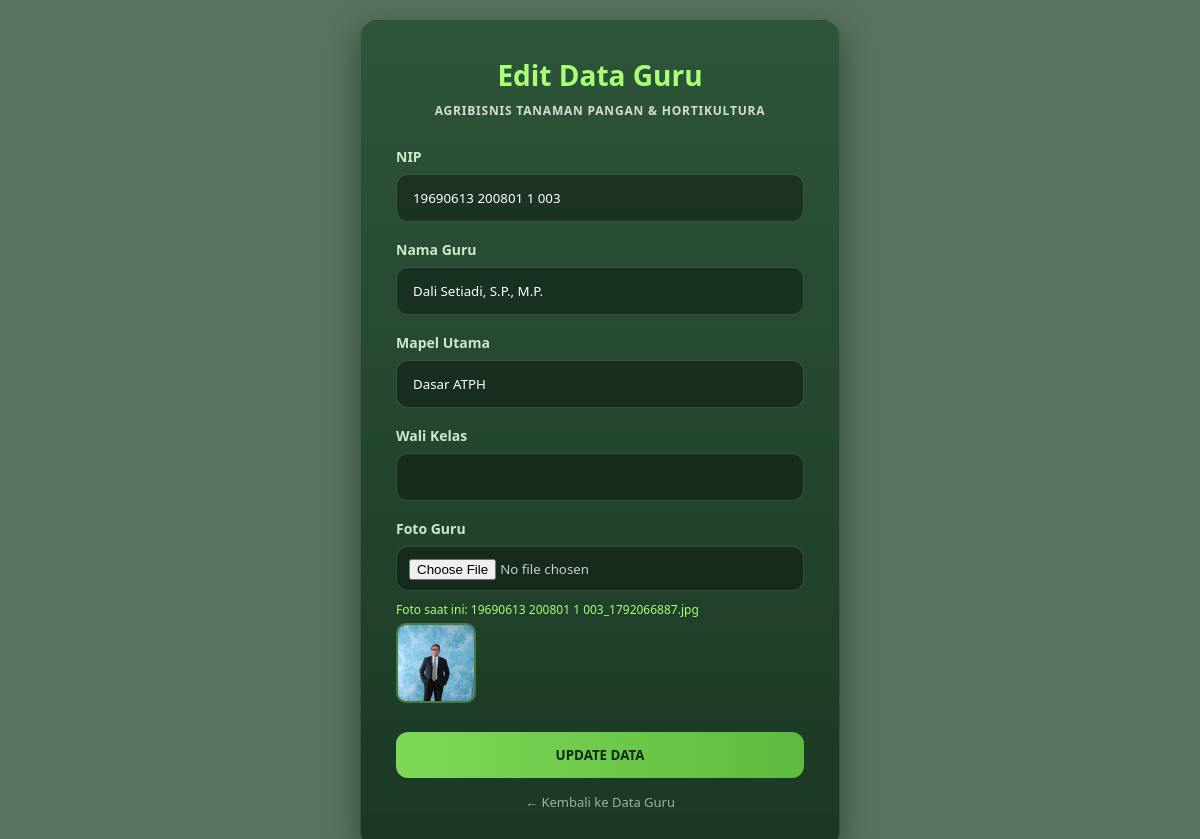
The page /crud-atph/guru/edit.php?nip=19690613+200801+1+003 (signed in) on the database its author committed.
### tables this page shows
CREATE TABLE `guru` (
  `nip` varchar(255) NOT NULL,
  `Nama` varchar(100) NOT NULL,
  `Mapel_Utama` varchar(50) DEFAULT NULL COMMENT 'Mapel utama yg diampu',
  `Wali_Kelas` varchar(20) DEFAULT NULL COMMENT 'Contoh: 10 ATPh 1, 11 ATPh 2, 12 ATPh 3',
  `Foto` varchar(255) DEFAULT NULL COMMENT 'Nama file foto guru'
);

### crud-atph/guru/edit.php (the view, shortened to what this page needs)
<?php
if(isset($koneksi) && !isset($conn)) $conn = $koneksi;
$nip_url = $_GET['nip'] ?? '';
$nip_url = mysqli_real_escape_string($conn, $nip_url);
$data_q = mysqli_query($conn, "SELECT * FROM guru WHERE nip='$nip_url'");
$data = mysqli_fetch_assoc($data_q);
?>
<!DOCTYPE html>
<html lang="id">
<head>
</head>
<body>
<div class="card">
<h2>Edit Data Guru</h2>
<div class="sub">AGRIBISNIS TANAMAN PANGAN & HORTIKULTURA</div>
<form method="POST" enctype="multipart/form-data">
<label>NIP</label><input type="text" name="nip" value="<?= htmlspecialchars($data['nip']) ?>" required>
<label>Nama Guru</label><input type="text" name="Nama" value="<?= htmlspecialchars($data['Nama']) ?>" required>
<label>Mapel Utama</label><input type="text" name="Mapel_Utama" value="<?= htmlspecialchars($data['Mapel_Utama']) ?>" required>
<label>Wali Kelas</label><input type="text" name="Wali_Kelas" value="<?= htmlspecialchars($data['Wali_Kelas']) ?>">
<label>Foto Guru</label><div class="file-box"><input type="file" name="Foto" accept="image/*"></div>
<?php if(!empty($data['Foto'])): ?>
<div class="foto-lama">Foto saat ini: <?= htmlspecialchars($data['Foto']) ?><br><img src="uploads/<?= htmlspecialchars($data['Foto']) ?>" onerror="this.src='../foto/<?= htmlspecialchars($data['Foto']) ?>'" alt=""></div>
<?php endif; ?>
<button type="submit" name="update" class="btn">UPDATE DATA</button>
</form>
<a href="index.php" class="back">← Kembali ke Data Guru</a>
</div>
</body>
</html>

### crud-atph/guru/edit.php (style rules this page uses)
* { margin:0;padding:0;box-sizing:border-box;font-family:'Segoe UI',Arial }
body { min-height:100vh;background:url('https://images.unsplash.com/photo-1500382017468-9049fed747ef?q=80&w=1920') no-repeat center fixed;background-size:cover;display:flex;justify-content:center;align-items:center;padding:20px;position:relative }
body::before { content:'';position:absolute;inset:0;background:rgba(16,58,29,0.7);backdrop-filter:blur(2px) }
.card { position:relative;z-index:2;width:100%;max-width:480px;background:linear-gradient(180deg,rgba(40,80,50,0.85),rgba(20,50,30,0.9));backdrop-filter:blur(12px);border:1px solid rgba(255,255,255,0.1);border-radius:16px;padding:35px;box-shadow:0 10px 30px rgba(0,0,0,0.4) }
.card h2 { text-align:center;color:#a8ff78;font-size:28px;font-weight:800 }
.sub { text-align:center;color:rgba(255,255,255,0.8);font-size:12px;margin:8px 0 28px;font-weight:600;letter-spacing:.8px }
label { display:block;color:#d1e7c9;font-size:14px;font-weight:700;margin:18px 0 8px }
input[type=text] { width:100%;padding:14px 16px;background:rgba(0,0,0,0.35);border:1px solid rgba(255,255,255,0.15);border-radius:12px;color:white;outline:none }
.file-box { width:100%;padding:10px 12px;background:rgba(0,0,0,0.35);border:1px solid rgba(255,255,255,0.15);border-radius:12px;color:#ccc }
.foto-lama { margin-top:10px;color:#a8ff78;font-size:12px }
.foto-lama img { width:80px;height:80px;object-fit:cover;border-radius:10px;margin-top:5px;border:2px solid rgba(168,255,120,0.3) }
.btn { width:100%;margin-top:25px;padding:14px;background:linear-gradient(90deg,#7ed957,#5fbb3f);color:#0f2a15;border:none;border-radius:12px;font-weight:800;cursor:pointer }
.back { display:block;text-align:center;margin-top:15px;color:rgba(255,255,255,0.6);text-decoration:none;font-size:13px }

### rows shown on the page
guru: nip "19690613 200801 1 003", Nama "Dali Setiadi, S.P., M.P.", Mapel_Utama "Dasar ATPH", Foto "19690613 200801 1 003_1792066887.jpg", Foto (picture)
